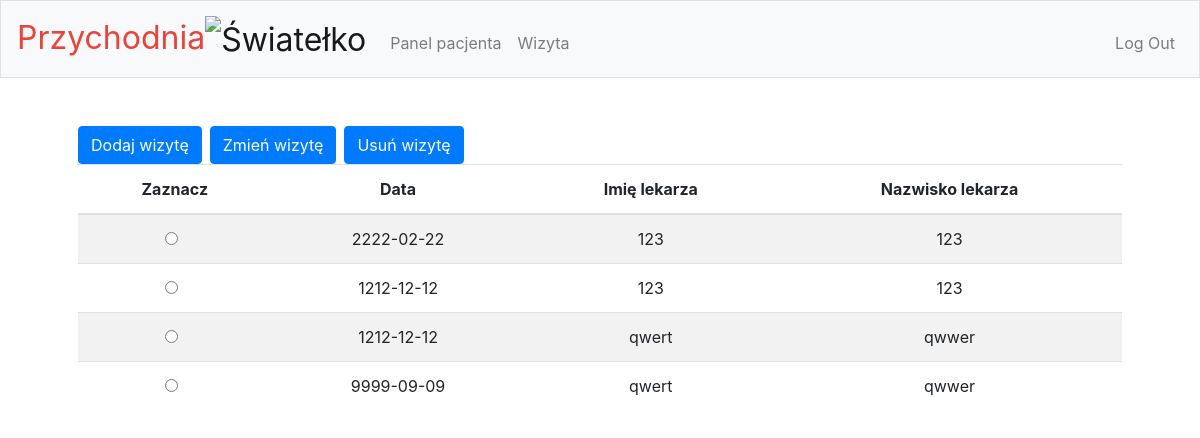
Before: /wizyta (signed in) with the older database file.
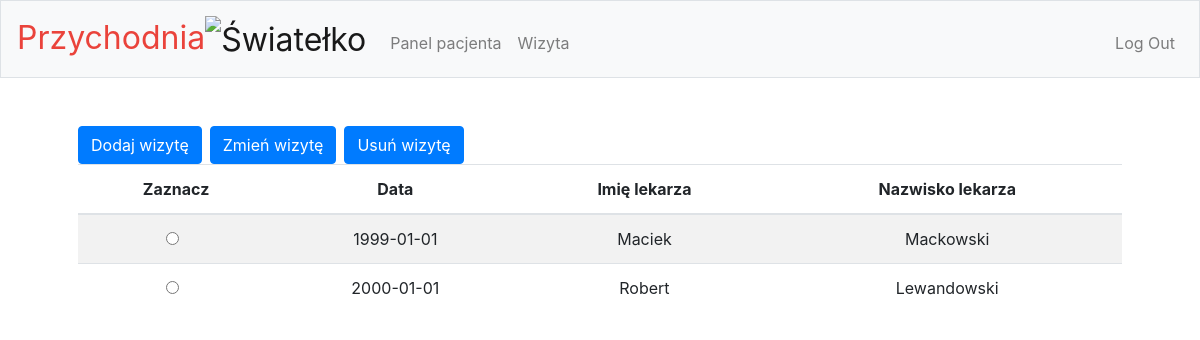
After: the same page with the newer database file.
### tables this page shows
CREATE TABLE Wizyta(id integer PRIMARY KEY, Data date, Pacjent_id INTEGER,  Lekarz_id INTEGER, FOREIGN KEY (Pacjent_id) REFERENCES Pacjent (id), FOREIGN KEY (Lekarz_id) REFERENCES Lekarz (id) );

CREATE TABLE Lekarz(id integer PRIMARY KEY, Name TEXT, Surname TEXT, Pesel TEXT, Telefon TEXT, Salary integer,  Users_id INTEGER NOT NULL, FOREIGN KEY (Users_id) REFERENCES Users (id));

### app.py (the view, shortened to what this page needs)
@app.route('/wizyta', methods=['GET', 'POST'])
@login_required
def wizyta():
    if session["access"] == 1:
        if request.method == "GET":
            session.pop('_flashes', None)
            con = sqlite3.connect("db.db")
            cur = con.cursor()
            print(session["user_id"], "id ziomiutka")
            columns = ["Data", "Imię lekarza", "Nazwisko lekarza"]
            cur.execute("select id from Pacjent where Users_id=?",[session['user_id']])
            pacjent_id = cur.fetchall()
            cur.execute(
                "select Wizyta.id,Wizyta.Data,Lekarz.Name, Lekarz.Surname from Wizyta inner join Lekarz on  Wizyta.lekarz_Id = Lekarz.id inner join Pacjent on Wizyta.pacjent_id = Pacjent.id where Wizyta.pacjent_Id =?", pacjent_id[0])
            rows = cur.fetchall()
            return render_template("wizyta.html", columns=columns, rows=rows)

### app.py (called while the page is built)
def login_required(f):
    @wraps(f)
    def decorated_function(*args, **kwargs):
        if session.get("user_id") is None:
            return redirect("/login")
        return f(*args, **kwargs)
    return decorated_function

### templates/wizyta.html (shortened to what this page needs)
{% extends "layout.html" %}
{% block main %}
        <div class="btn-toolbar" role="toolbar">
        {% if session.access == 3 or session.access == 1 %}
        <div class="btn-group mr-2" role="group">
        <form method="get" action="/wizyta_create">
            <button class="btn btn-primary" type="submit">Dodaj wizytę</button>
        </form>
        </div>
        {% endif %}
        <div class="btn-group mr-2" role="group">
        <form method="get" action="/wizyta_update">
               <button name="id" value="" onclick="getValue()" id="update" class="btn btn-primary" type="submit">Zmień wizytę</button>
        </form>
        </div>
         <div class="btn-group mr-2" role="group">
            <form method="get" action="/wizyta_delete">
               <button name="id" value="" onclick="getValue()" id="delete" class="btn btn-primary" type="submit">Usuń wizytę</button>
        </form>
         </div>
    </div>
    <table class="table table-striped">
        <thead class>
        <tr>
            <th scope="col">Zaznacz</th>
            {% for column in columns %}
                <th scope="col">{{ column }}</th>
            {% endfor %}
        </tr>
        </thead>
        <tbody>
        {% for row in rows %}
            <tr>
                <td>
                    <div class="form-check">
                        <input type="radio" class="form-check-input zaznacz" name="check" id="{{ row[0] }}" value="{{ row[0] }}">
                    </div>
                </td>
                {% for value in row[1:] %}
                    <td>{{ value }}</td>
                {% endfor %}
            </tr>
        {% endfor %}
        </tbody>
    </table>
{% endblock %}

Changed rows visible on the page:
removed Wizyta: Data "2222-02-22"
removed Lekarz: Name "123", Surname "123"
removed Wizyta: Data "1212-12-12"
removed Wizyta: Data "1212-12-12", Lekarz (Name "qwert", Surname "qwwer")
removed Wizyta: Data "9999-09-09", Lekarz (Name "qwert", Surname "qwwer")
added Wizyta: Data "1999-01-01"
added Lekarz: Name "Maciek", Surname "Mackowski"
added Wizyta: Data "2000-01-01", Lekarz (Name "Robert", Surname "Lewandowski")
